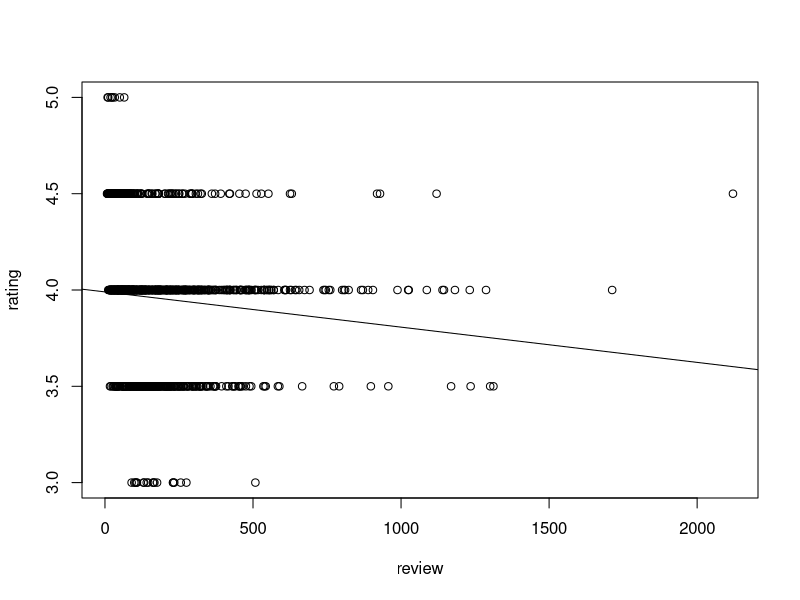
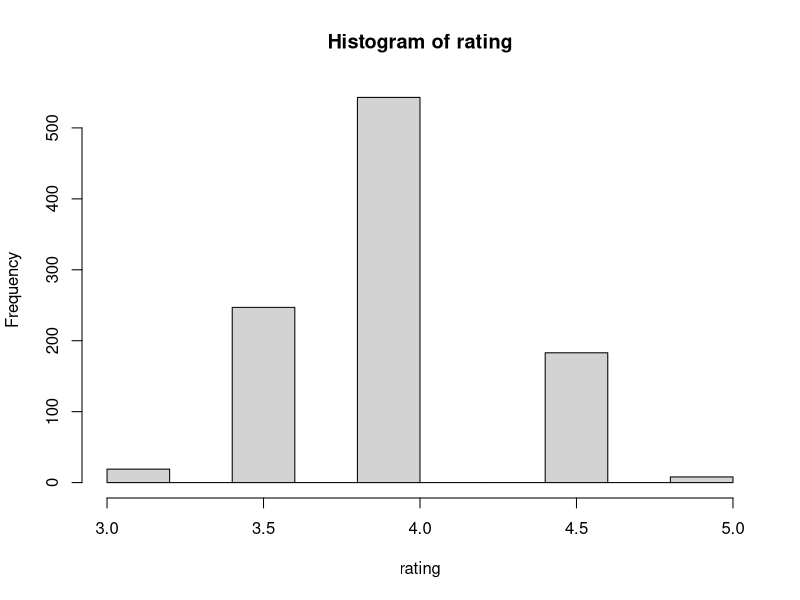

Write R code to recreate these figures, in order.
# FINAL PROJECT -YELP ANALYTICS 
# analysis


# exploratory questions:
# 1) model the ratings 
# 2) relationship between reviews and ratings
# 3) predict the restaurant with the highest ratings or the most reviews based on the zip code/neighborhood/cuisine type?
# 4) predict whether restaurant is closed given its ratings/  
# 5) predict whether more educated neighborhoods tend to have a specific cuisine type (e.g. healthy, comfort food?)
# 6) predict whether wealthier neighborhoods tend to have a specific cuisine type (e.g.high-end restaurant?)
# 7) correlation between sex versus a cuisine categories (girls like desserts? guys like steakhouse?) 
# 8) correlation between age and # restaurants/# reviews
# 9) correlation between Chinese population and # Chinese restaurants and # reviews on Chinese restaurants 
# 10) other correlations between ratings/deals


# this file contains census data by zip codes
census<-read.csv("censusData.csv")

yelp<-read.csv("yelp.csv")
rating<-yelp[,1] 
review<-yelp[,2] 

lm(rating~review, data=yelp)
plot(rating~review)
abline(3.99,-0.000183)

cor(rating, review)
hist(rating)


